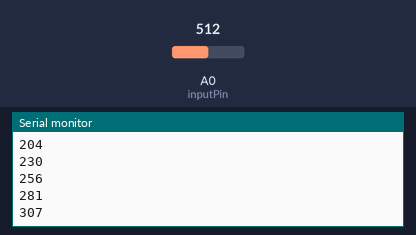
Bench run of a sketch on a simulated Arduino Uno, built with avr-gcc and run on an emulated ATmega328P. Shown: the last lines printed to the serial monitor. Inputs (shaded band) come from the test bench; at power-on: A0 (inputPin) = 512.

Above: at 1.2 s.
1.3 s: A0 (inputPin) set to 716
At 1.31 s:
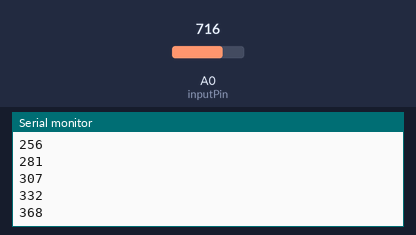
2.8 s: A0 (inputPin) set to 900
At 2.81 s:
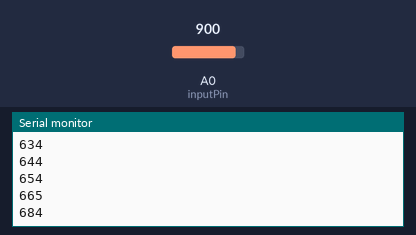
Timing chart, 0 to 5.8 s (numbered marks = the images above; inputs shaded):
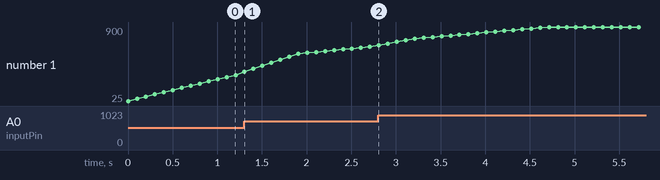

The sketch:

Smoothing.ino
```cpp
// This skrip recordes values for a sensor and averages them to return a smootherer reading

const int numberReadings = 20;
int readings[numberReadings];
int index = 0;
int total = 0;
int average = 0;

int inputPin = A0;

void setup () { Serial.begin(9600);
  // initialize all readings to 0
  for (int thisReading = 0; thisReading < numberReadings; thisReading++)
    readings[thisReading] = 0;
}

void loop(){
  sensor();
  delay(100);
}


void sensor(){
    total = total - readings[index];        // Subtract the last reading from the array
   readings[index] = analogRead(inputPin);  // Read from the sensors
   total = total + readings[index];         // Add the reading from to the total.
   index = index + 1;                       // Advance to the next position in the array

   if (index >= numberReadings) index = 0;  // Wrap around to the begining o fthe aray once your at the end

   average = total / numberReadings;        // Calculate average sensor value
   Serial.println(average);                   // Display average
}
```

Measured:
- after the input at 1.3 s, the serial monitor: prints a new line at once (image 1)
- after the input at 2.8 s, the serial monitor: prints a new line at once (image 2)
- plotted number 1: 332 → 665 after the input at 1.3 s, 665 → 900 after the input at 2.8 s
